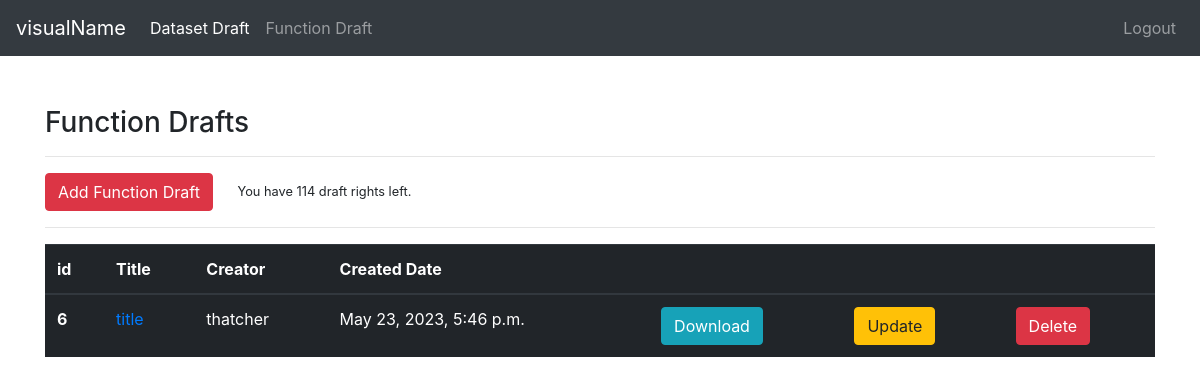
/drafts/funcDraft/ (signed in), run on an earlier commit of the app's database.
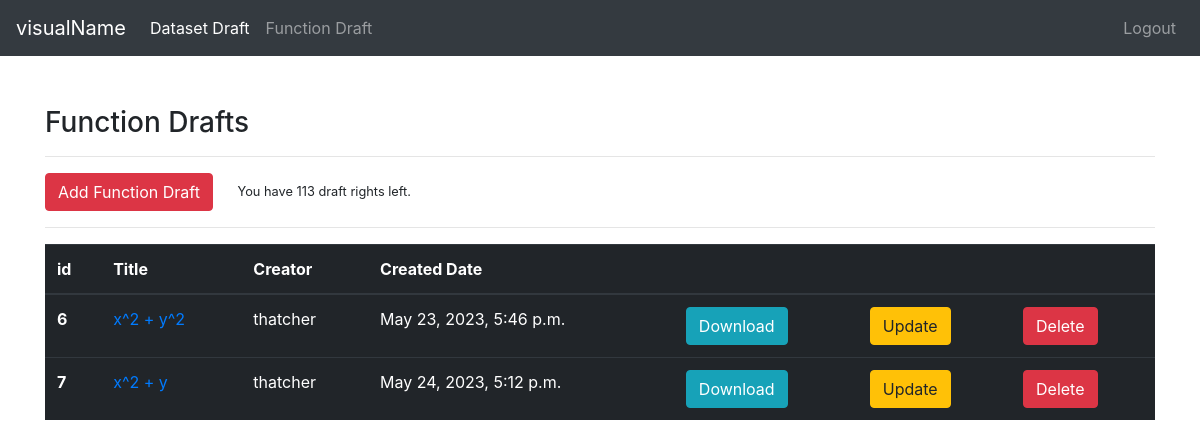
And on a later commit of the database.
### drafts/models.py (models this page shows, shortened)
class DraftFunc(models.Model):
    creator = models.ForeignKey("auth.User", on_delete=models.CASCADE)
    created_date = models.DateTimeField(auto_now_add=True)
    title = models.CharField(max_length=50, default="title")
    title_fontsize = models.IntegerField(default=13)
    title_color = ColorField(default='#000000')
    equation = models.CharField(max_length=50, verbose_name='Equation in terms of x,y and z (function should be given in python math syntax, ex: x**2+y**2)')
    range_of_func = models.CharField(default="[(-10, 10), (-10, 10), (-10, 10)]",max_length=50, verbose_name="supply in the format of 3 tuples inside one list: [(x_min,x_max), (y_min,y_max), (z_min,z_max)]")
    color = ColorField(default='#000000')
    line_type_choices = [
        ('dashed','DASHED'),
        ('dotted', 'DOTTED'),
    ]
    line_type = models.CharField(choices=line_type_choices, max_length=50)

### drafts/views.py (the view)
# urls.py: path('funcDraft/', views.funcDraft, name="funcDraft"),
@login_required(login_url="user:login")
def funcDraft(request):
    profile = Profile.objects.filter(user=request.user).first()
    draft_right_left =  profile.draft_right_left
    funcDrafts = DraftFunc.objects.filter(creator = request.user)
    context = {
        "drafts":funcDrafts,
        "left":draft_right_left
    }
    if draft_right_left <=0:
        messages.warning(request, "Contact n.erenacar13@gmail.com in order to buy more draft rights.")
    return render(request, "func/funcDraft.html", context=context)

### templates/func/funcDraft.html
{% extends 'layout.html' %}
{% block body %}
<h3>Function Drafts</h3>
<hr>
<a class="btn btn-danger" href="{% url 'drafts:addFunc' %}">Add Function Draft</a>
<small style="margin-left: 20px">You have {{left}} draft rights left.</small>
<hr>
{% if drafts %}
<table class="table table-dark">
    <thead>
      <tr>
        <th scope="col">id</th>
        <th scope="col">Title</th>
        <th scope="col">Creator</th>
        <th scope="col">Created Date</th>
        <th scope="col"></th>
        <th scope="col"></th>
        <th scope="col"></th>
      </tr>
    </thead>
    <tbody>
        {% for draft in drafts %}
        <tr>
          <th scope="row">{{draft.id}}</th>
          <td><a href="{% url 'drafts:updateFuncDraft' draft.id %}">{{draft.title}}</a></td>
          <td>{{draft.creator}}</td>
          <td>{{draft.created_date}}</td>
          <td><a href="{% url 'drafts:downloadFuncDraft' draft.id %}" class="btn btn-info">Download</a></td>
          <td><a href="{% url 'drafts:updateFuncDraft' draft.id %}" class="btn btn-warning">Update</a></td>
          <td><a href="{% url 'drafts:deleteFuncDraft' draft.id %}" class="btn btn-danger">Delete</a></td>
        </tr>
        {% endfor %}
    </tbody>
  </table>
{% else %}
<div class="alert alert-danger">You dont have any drafts yet.</div>
{% endif %}
{% endblock body %}

What changed in the data, as far as the page shows it:
changed DraftFunc "May 23, 2023, 5:46 p.m.": title "title" → "x^2 + y^2"
added DraftFunc: id "7", title "x^2 + y", creator "thatcher", created_date "May 24, 2023, 5:12 p.m."
Also different on the page:
{{ left }}: "114" → "113"
